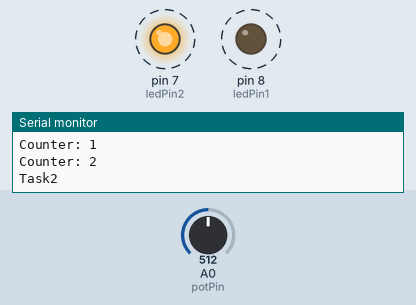
The sketch below on a simulated Arduino Uno, built with avr-gcc and run on an emulated ATmega328P. Parts: output pins drawn as LEDs (lit = HIGH), the last lines printed to the serial monitor. Dashed ring = blinking. Inputs (shaded band) come from the test bench; at power-on: A0 (potPin) = 512.

Above: at 0.75 s.
1.9 s: A0 (potPin) set to 0
At 2.68 s:
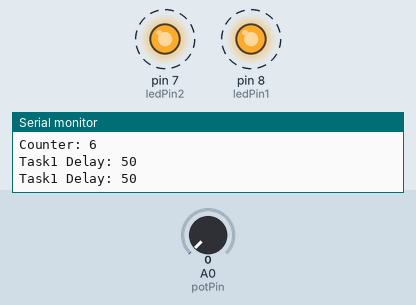
5.4 s: A0 (potPin) set to 122
At 5.95 s:
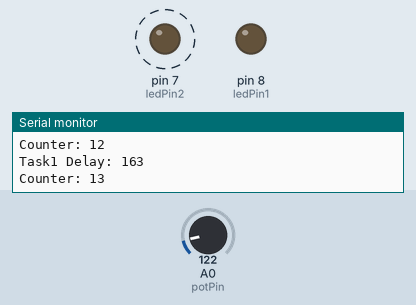
Timing chart, 0 to 14.9 s (numbered marks = the images above; inputs shaded):
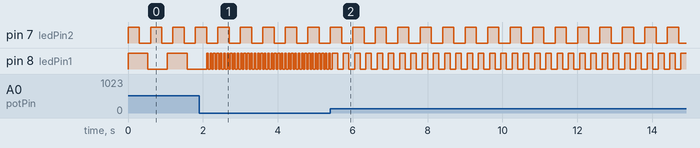

The sketch:

percobaan_1.ino
```cpp
#include <Arduino_FreeRTOS.h>

void TaskBlink1( void *pvParameters );
void TaskBlink2( void *pvParameters );
void Taskprint( void *pvParameters );

// Definisi pin
const int ledPin1 = 8;
const int ledPin2 = 7;
const int potPin = A0; // Pin analog untuk potensiometer

void setup() {
  // Inisialisasi komunikasi serial pada 9600 bits per second:
  Serial.begin(9600);

  xTaskCreate(TaskBlink1, "task1", 128, NULL, 1, NULL);
  xTaskCreate(TaskBlink2, "task2", 128, NULL, 1, NULL);
  xTaskCreate(Taskprint,  "task3", 128, NULL, 1, NULL);

  vTaskStartScheduler();
}

void loop() {
  // Loop dibiarkan kosong karena eksekusi program dikendalikan oleh FreeRTOS Scheduler
}

void TaskBlink1(void *pvParameters) {
  pinMode(ledPin1, OUTPUT);
  while(1) {
    // Membaca nilai potensiometer (0 - 1023)
    int sensorValue = analogRead(potPin);

    // Memetakan nilai sensor menjadi nilai jeda (delay) antara 50 ms hingga 1000 ms
    int blinkDelay = map(sensorValue, 0, 1023, 50, 1000);

    Serial.print("Task1 Delay: ");
    Serial.println(blinkDelay);

    digitalWrite(ledPin1, HIGH);
    vTaskDelay( blinkDelay / portTICK_PERIOD_MS );
    digitalWrite(ledPin1, LOW);
    vTaskDelay( blinkDelay / portTICK_PERIOD_MS );
  }
}

void TaskBlink2(void *pvParameters) {
  pinMode(ledPin2, OUTPUT);
  while(1) {
    Serial.println("Task2");
    digitalWrite(ledPin2, HIGH);
    vTaskDelay( 300 / portTICK_PERIOD_MS );
    digitalWrite(ledPin2, LOW);
    vTaskDelay( 300 / portTICK_PERIOD_MS );
  }
}

void Taskprint(void *pvParameters) {
  int counter = 0;
  while(1) {
    counter++;
    Serial.print("Counter: ");
    Serial.println(counter);
    vTaskDelay(500 / portTICK_PERIOD_MS);
  }
}
```

Measured:
- after the input at 1.9 s, pin 8 (ledPin1): alternates HIGH for 0.05 s and LOW for 0.05 s, starting after 0.25 s
- by itself, pin 7 (ledPin2): alternates HIGH for 0.30 s and LOW for 0.30 s
- by itself, pin 8 (ledPin1): alternates HIGH for 0.53 s and LOW for 0.53 s
